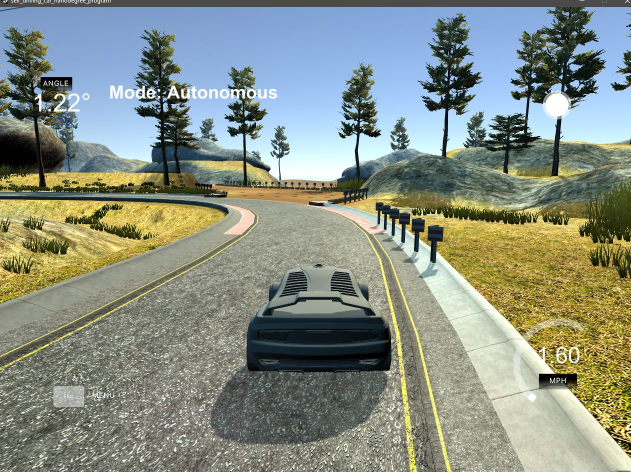
#> input picture artifacts/Capture.JPG, 1262 x 944 px (shown at 1/2 size)
$ python -i preprocessing.py   (imports and definitions only)
#> lines starting #> are read from the running program, lines starting #| are printed output that depends on the picture
import os
import random
import cv2
import numpy as np
import pandas as pd
import matplotlib
# [1 line not run here, left out]
import matplotlib.pyplot as plt

def _img_path(data_dir: str, path: str) -> str:
    return os.path.join(data_dir, "IMG", os.path.basename(str(path).strip()))


# [32 lines left out: functions load_driving_log, clip_steering, balance_steering, plot_steering_histogram, not called in this run]

def preprocess(image_rgb: np.ndarray) -> np.ndarray:
    # Crop sky/hood
    cropped = image_rgb[60:-25, :, :]
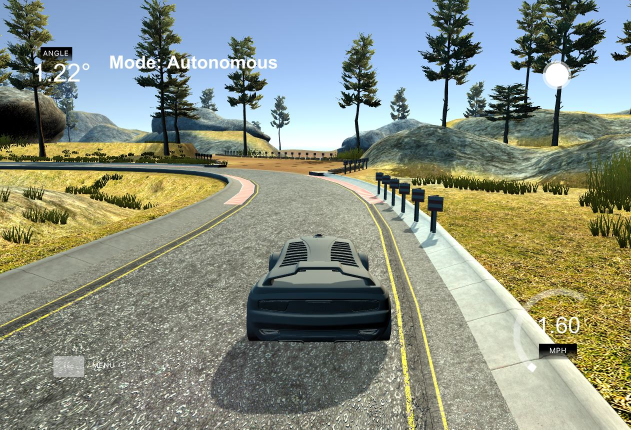
#> cropped: shape (859, 1262, 3) (shown at 1/2 size); mean R, G, B 136, 142.9, 128.3
    yuv = cv2.cvtColor(cropped, cv2.COLOR_RGB2YUV)
#> yuv: shape (859, 1262, 3); mean of channels 0, 1, 2 139.2, 122.7, 125.3
    blur = cv2.GaussianBlur(yuv, (3, 3), 0)
#> blur: shape (859, 1262, 3); mean of channels 0, 1, 2 139.2, 122.7, 125.3
    resized = cv2.resize(blur, (200, 66))
#> resized: shape (66, 200, 3); mean of channels 0, 1, 2 139.4, 122.6, 125.2
    normalized = resized.astype(np.float32) / 255.0
#> normalized: shape (66, 200, 3) float32; mean of channels 0, 1, 2 0.547, 0.481, 0.491
    return normalized

# [82 lines left out: functions random_flip, random_translate, random_brightness, random_rotate, augment, batch_generator, not called in this run]

>>> import cv2
>>> picture = cv2.cvtColor(cv2.imread('../artifacts/Capture.JPG'), cv2.COLOR_BGR2RGB)
>>> result = preprocess(picture)
